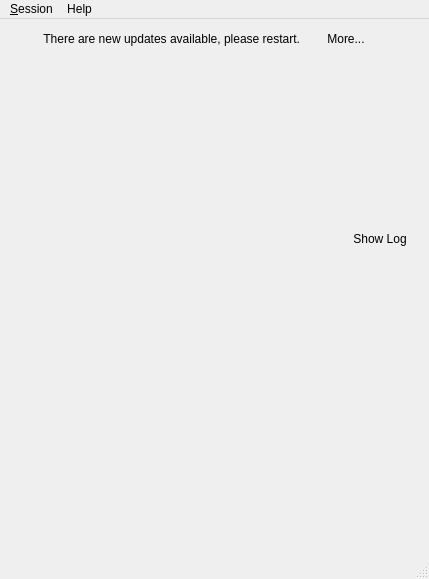
<?xml version="1.0" encoding="UTF-8"?>
<ui version="4.0">
 <class>MainWindow</class>
 <widget class="QMainWindow" name="MainWindow">
  <property name="geometry">
   <rect>
    <x>0</x>
    <y>0</y>
    <width>429</width>
    <height>579</height>
   </rect>
  </property>
  <property name="windowTitle">
   <string>LEAP</string>
  </property>
  <property name="windowIcon">
   <iconset resource="../../../../data/resources/mainwindow.qrc">
    <normaloff>:/images/leap-color-big.png</normaloff>:/images/leap-color-big.png</iconset>
  </property>
  <property name="inputMethodHints">
   <set>Qt::ImhHiddenText</set>
  </property>
  <property name="iconSize">
   <size>
    <width>128</width>
    <height>128</height>
   </size>
  </property>
  <widget class="QWidget" name="centralwidget">
   <layout class="QGridLayout" name="gridLayout">
    <item row="6" column="2">
     <spacer name="verticalSpacer">
      <property name="orientation">
       <enum>Qt::Vertical</enum>
      </property>
      <property name="sizeHint" stdset="0">
       <size>
        <width>20</width>
        <height>40</height>
       </size>
      </property>
     </spacer>
    </item>
    <item row="7" column="2">
     <widget class="QLabel" name="label">
      <property name="autoFillBackground">
       <bool>false</bool>
      </property>
      <property name="text">
       <string/>
      </property>
      <property name="pixmap">
       <pixmap resource="../../../../data/resources/mainwindow.qrc">:/images/leap-color-big.png</pixmap>
      </property>
      <property name="alignment">
       <set>Qt::AlignCenter</set>
      </property>
     </widget>
    </item>
    <item row="7" column="0" colspan="2">
     <spacer name="horizontalSpacer">
      <property name="orientation">
       <enum>Qt::Horizontal</enum>
      </property>
      <property name="sizeHint" stdset="0">
       <size>
        <width>40</width>
        <height>20</height>
       </size>
      </property>
     </spacer>
    </item>
    <item row="10" column="0" colspan="5">
     <widget class="QStackedWidget" name="stackedWidget">
      <property name="currentIndex">
       <number>0</number>
      </property>
      <widget class="QWidget" name="loginPage">
       <layout class="QGridLayout" name="gridLayout_2">
        <item row="0" column="1">
         <layout class="QHBoxLayout" name="loginLayout"/>
        </item>
        <item row="0" column="2">
         <spacer name="horizontalSpacer_4">
          <property name="orientation">
           <enum>Qt::Horizontal</enum>
          </property>
          <property name="sizeHint" stdset="0">
           <size>
            <width>40</width>
            <height>20</height>
           </size>
          </property>
         </spacer>
        </item>
        <item row="0" column="0">
         <spacer name="horizontalSpacer_3">
          <property name="orientation">
           <enum>Qt::Horizontal</enum>
          </property>
          <property name="sizeHint" stdset="0">
           <size>
            <width>40</width>
            <height>20</height>
           </size>
          </property>
         </spacer>
        </item>
       </layout>
      </widget>
      <widget class="QWidget" name="page_2">
       <layout class="QGridLayout" name="gridLayout_3">
        <item row="0" column="0" colspan="6">
         <widget class="QLabel" name="lblVPNStatusIcon">
          <property name="text">
           <string/>
          </property>
          <property name="pixmap">
           <pixmap resource="../../../../data/resources/mainwindow.qrc">:/images/conn_error.png</pixmap>
          </property>
          <property name="alignment">
           <set>Qt::AlignCenter</set>
          </property>
         </widget>
        </item>
        <item row="3" column="2">
         <widget class="QLabel" name="lblUpload">
          <property name="minimumSize">
           <size>
            <width>70</width>
            <height>0</height>
           </size>
          </property>
          <property name="text">
           <string>0.0 Kb</string>
          </property>
         </widget>
        </item>
        <item row="3" column="4">
         <widget class="QLabel" name="lblDownload">
          <property name="minimumSize">
           <size>
            <width>70</width>
            <height>0</height>
           </size>
          </property>
          <property name="text">
           <string>0.0 Kb</string>
          </property>
         </widget>
        </item>
        <item row="3" column="5">
         <spacer name="horizontalSpacer_6">
          <property name="orientation">
           <enum>Qt::Horizontal</enum>
          </property>
          <property name="sizeHint" stdset="0">
           <size>
            <width>40</width>
            <height>20</height>
           </size>
          </property>
         </spacer>
        </item>
        <item row="3" column="3">
         <widget class="QLabel" name="label_7">
          <property name="text">
           <string/>
          </property>
          <property name="pixmap">
           <pixmap resource="../../../../data/resources/mainwindow.qrc">:/images/Arrow-Up-32.png</pixmap>
          </property>
         </widget>
        </item>
        <item row="3" column="1">
         <widget class="QLabel" name="label_5">
          <property name="text">
           <string/>
          </property>
          <property name="pixmap">
           <pixmap resource="../../../../data/resources/mainwindow.qrc">:/images/Arrow-Down-32.png</pixmap>
          </property>
         </widget>
        </item>
        <item row="3" column="0">
         <spacer name="horizontalSpacer_5">
          <property name="orientation">
           <enum>Qt::Horizontal</enum>
          </property>
          <property name="sizeHint" stdset="0">
           <size>
            <width>40</width>
            <height>20</height>
           </size>
          </property>
         </spacer>
        </item>
        <item row="1" column="0" colspan="6">
         <widget class="QLabel" name="lblEIPStatus">
          <property name="text">
           <string>Disconnected</string>
          </property>
          <property name="alignment">
           <set>Qt::AlignCenter</set>
          </property>
          <property name="wordWrap">
           <bool>true</bool>
          </property>
         </widget>
        </item>
        <item row="2" column="1" colspan="4">
         <widget class="QPushButton" name="btnEipStartStop">
          <property name="text">
           <string>Start EIP</string>
          </property>
         </widget>
        </item>
       </layout>
      </widget>
     </widget>
    </item>
    <item row="7" column="3" colspan="2">
     <spacer name="horizontalSpacer_2">
      <property name="orientation">
       <enum>Qt::Horizontal</enum>
      </property>
      <property name="sizeHint" stdset="0">
       <size>
        <width>40</width>
        <height>20</height>
       </size>
      </property>
     </spacer>
    </item>
    <item row="17" column="2">
     <spacer name="verticalSpacer_2">
      <property name="orientation">
       <enum>Qt::Vertical</enum>
      </property>
      <property name="sizeHint" stdset="0">
       <size>
        <width>20</width>
        <height>40</height>
       </size>
      </property>
     </spacer>
    </item>
    <item row="0" column="0" colspan="5">
     <layout class="QGridLayout" name="gridLayout_4">
      <item row="2" column="0">
       <spacer name="horizontalSpacer_8">
        <property name="orientation">
         <enum>Qt::Horizontal</enum>
        </property>
        <property name="sizeHint" stdset="0">
         <size>
          <width>40</width>
          <height>20</height>
         </size>
        </property>
       </spacer>
      </item>
      <item row="1" column="1">
       <spacer name="horizontalSpacer_7">
        <property name="orientation">
         <enum>Qt::Horizontal</enum>
        </property>
        <property name="sizeHint" stdset="0">
         <size>
          <width>40</width>
          <height>0</height>
         </size>
        </property>
       </spacer>
      </item>
      <item row="2" column="1">
       <widget class="QLabel" name="lblNewUpdates">
        <property name="text">
         <string>There are new updates available, please restart.</string>
        </property>
        <property name="alignment">
         <set>Qt::AlignRight|Qt::AlignTrailing|Qt::AlignVCenter</set>
        </property>
       </widget>
      </item>
      <item row="2" column="2">
       <widget class="QPushButton" name="btnMore">
        <property name="sizePolicy">
         <sizepolicy hsizetype="Preferred" vsizetype="Fixed">
          <horstretch>0</horstretch>
          <verstretch>0</verstretch>
         </sizepolicy>
        </property>
        <property name="text">
         <string>More...</string>
        </property>
        <property name="flat">
         <bool>true</bool>
        </property>
       </widget>
      </item>
      <item row="2" column="3">
       <spacer name="horizontalSpacer_9">
        <property name="orientation">
         <enum>Qt::Horizontal</enum>
        </property>
        <property name="sizeHint" stdset="0">
         <size>
          <width>40</width>
          <height>20</height>
         </size>
        </property>
       </spacer>
      </item>
     </layout>
    </item>
    <item row="9" column="2" colspan="3">
     <layout class="QHBoxLayout" name="horizontalLayout">
      <item>
       <spacer name="horizontalSpacer_10">
        <property name="orientation">
         <enum>Qt::Horizontal</enum>
        </property>
        <property name="sizeHint" stdset="0">
         <size>
          <width>40</width>
          <height>20</height>
         </size>
        </property>
       </spacer>
      </item>
      <item>
       <widget class="QPushButton" name="btnShowLog">
        <property name="text">
         <string>Show Log</string>
        </property>
        <property name="checkable">
         <bool>true</bool>
        </property>
        <property name="checked">
         <bool>false</bool>
        </property>
        <property name="flat">
         <bool>true</bool>
        </property>
       </widget>
      </item>
     </layout>
    </item>
   </layout>
  </widget>
  <widget class="QMenuBar" name="menubar">
   <property name="geometry">
    <rect>
     <x>0</x>
     <y>0</y>
     <width>429</width>
     <height>25</height>
    </rect>
   </property>
   <widget class="QMenu" name="menuSession">
    <property name="title">
     <string>&amp;Session</string>
    </property>
    <addaction name="action_sign_out"/>
    <addaction name="separator"/>
    <addaction name="action_quit"/>
   </widget>
   <widget class="QMenu" name="menuHelp">
    <property name="title">
     <string>Help</string>
    </property>
    <addaction name="action_help"/>
    <addaction name="separator"/>
    <addaction name="action_about_leap"/>
   </widget>
   <addaction name="menuSession"/>
   <addaction name="menuHelp"/>
  </widget>
  <widget class="QStatusBar" name="statusbar"/>
  <action name="action_sign_out">
   <property name="text">
    <string>&amp;Sign out</string>
   </property>
  </action>
  <action name="action_quit">
   <property name="text">
    <string>&amp;Quit</string>
   </property>
  </action>
  <action name="action_about_leap">
   <property name="text">
    <string>About &amp;LEAP</string>
   </property>
  </action>
  <action name="action_help">
   <property name="text">
    <string>&amp;Help</string>
   </property>
  </action>
  <action name="action_wizard">
   <property name="text">
    <string>&amp;Wizard</string>
   </property>
  </action>
  <action name="action_show_logs">
   <property name="text">
    <string>Show &amp;logs</string>
   </property>
  </action>
 </widget>
 <resources>
  <include location="../../../../data/resources/mainwindow.qrc"/>
  <include location="../../../../data/resources/locale.qrc"/>
 </resources>
 <connections/>
</ui>
